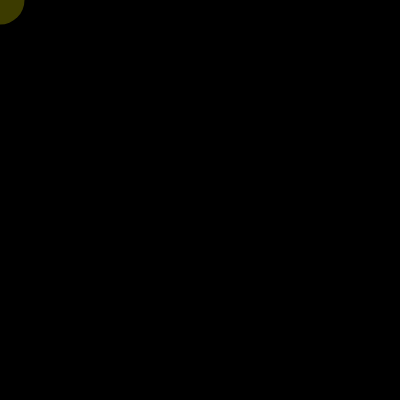
Frame 1 (no input)
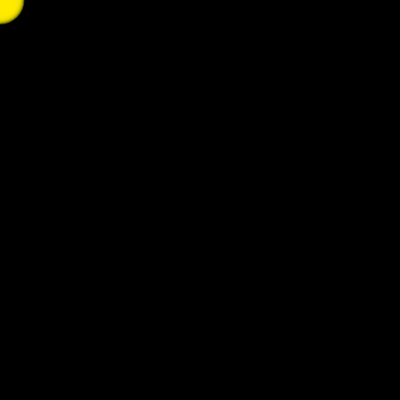
Frame 60 (no input)
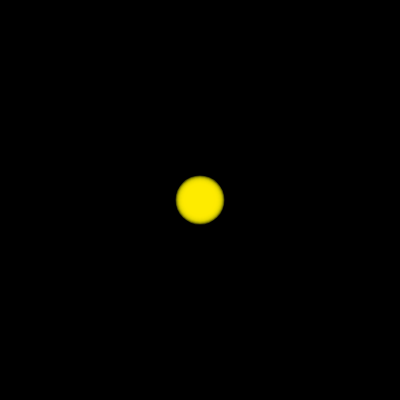
Frame 120 (the mouse pressed at the canvas centre since frame 60)

The p5.js sketch that drew these frames (run headless with seeded random() and noise() and a simulated clock; from frame 60 on, the mouse is pressed at the canvas centre):

// p5.js sketch
// ── sketch.js
var bubble = []
var mouse = [0, 0]

function setup() {
  createCanvas(400, 400);
}

function draw() {
  background(0);
  // if (mouseIsPressed) {
  if (true) {
    let drip = new Bubble(mouseX, mouseY)
    bubble.push(drip)
  }
  for (let i = 0; i < bubble.length; i++) {
    bubble[i].fade()
    if (bubble.length != 0) {
      bubble[i].show()
    }
  }
}

class Bubble {
  constructor(tempX, tempY) {
    this.x = tempX;
    this.y = tempY;
    this.r = 50;
  }
  fade() {
    if (this.r == 0) {
      bubble.splice(0, 1)
    } else {  
      this.r--
    }
  }
  show() {
    noStroke()
    // stroke(255)
    // strokeWeight(3)
    // noFill()
    fill(255, map(this.r, 50, 0, 255, 0), 0, 60)
    ellipseMode(CENTER)
    ellipse(this.x, this.y, this.r)
  }
}
